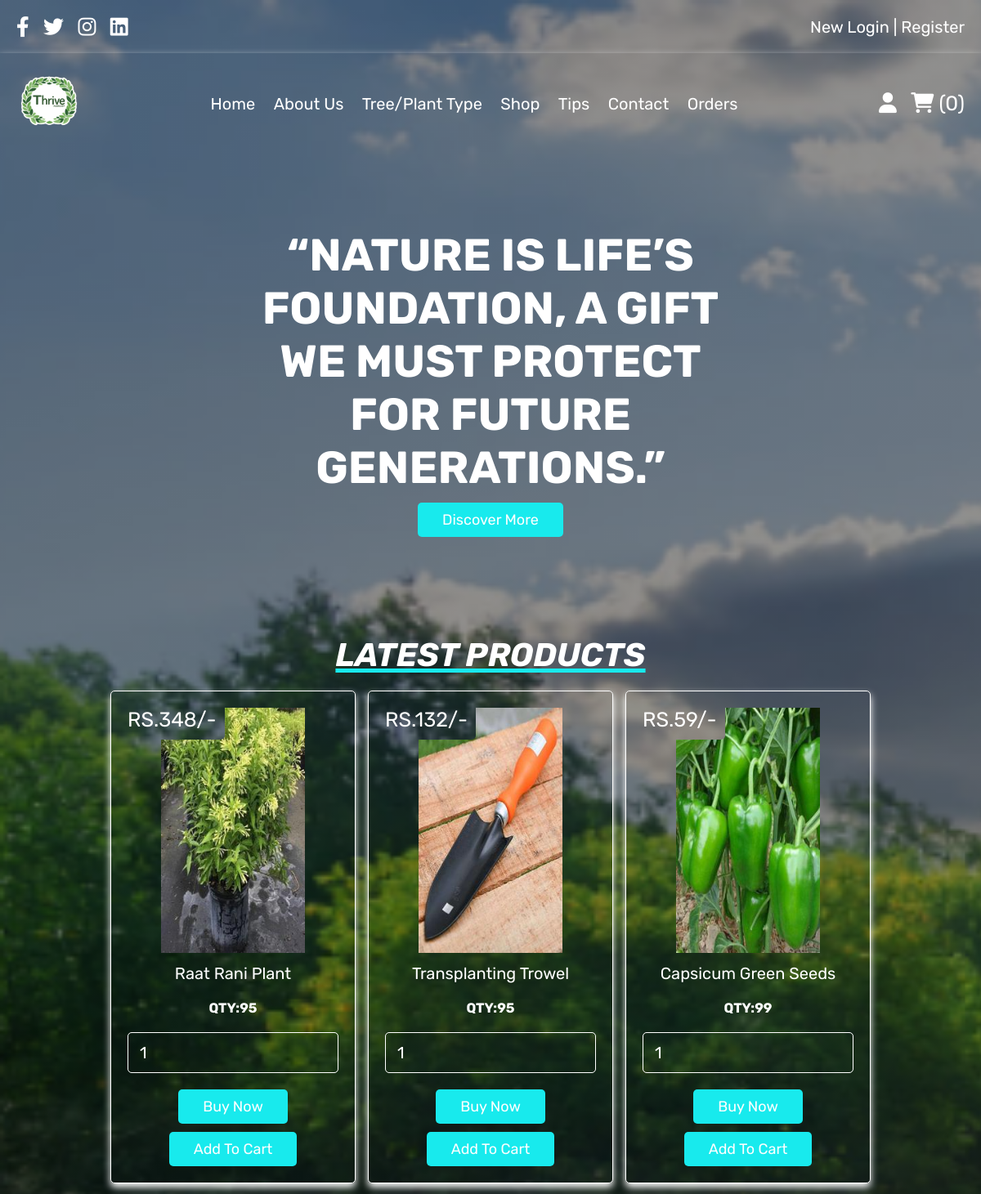
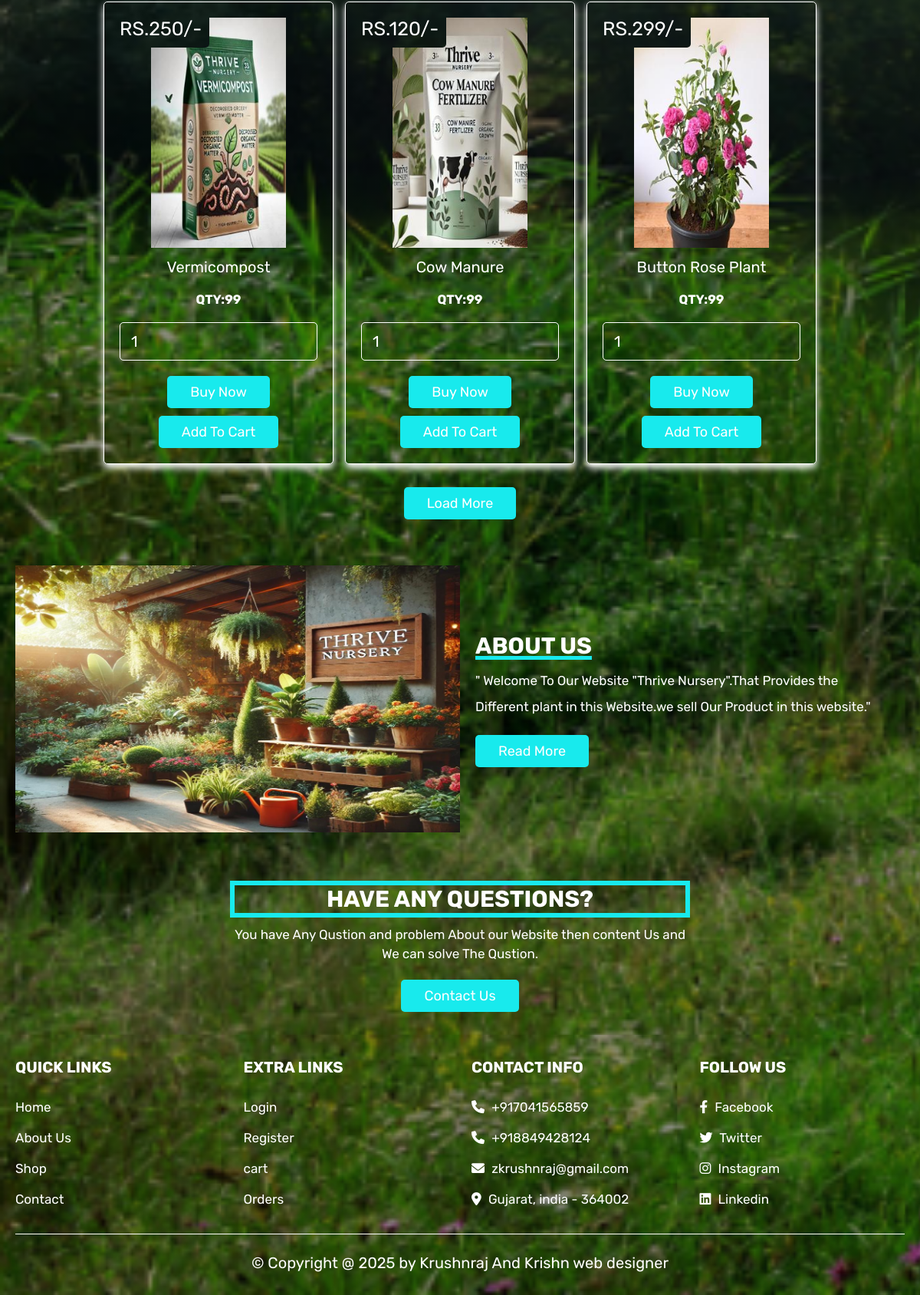
The app's page /home.php with its own data (2 pictures, top to bottom).
### tables this page shows
CREATE TABLE `products` (
  `product_id` int(10) NOT NULL,
  `name` varchar(25) NOT NULL,
  `p_type` varchar(20) DEFAULT NULL,
  `price` int(10) NOT NULL,
  `image` varchar(20) NOT NULL,
  `qty` int(3) DEFAULT NULL
);

### home.php (the view, shortened to what this page needs)
<?php
include 'config.php';
?>
<!DOCTYPE html>
<html lang="en">
<head>
   <link rel="stylesheet" href="https://cdnjs.cloudflare.com/ajax/libs/font-awesome/6.0.0/css/all.min.css">
   <link rel="stylesheet" href="css/style.css">
</head>
<body>
<?php include 'header.php'; ?>
<section class="home">
<div class="content">
      <h3 style="background-color:black;" >“Nature is life’s foundation, a gift we must protect for future generations.”</h3>
      <a href="about.php" class="white-btn">Discover more</a>
   </div>
</section>
<section class="products">
   <h1 class="title" style="text-decoration:5px underline; text-decoration-color:rgb(24, 234, 237);"><i>Latest products</i></h1>
   <div class="box-container">
      <?php
         $select_products = mysqli_query($conn, "SELECT * FROM `products` LIMIT 6") or die('query failed');
         if(mysqli_num_rows($select_products) > 0){
            while($fetch_products = mysqli_fetch_assoc($select_products)){
      ?>
     <form action="" method="post" class="box">
     <img class="image" src="uploaded_img/<?php echo $fetch_products['image']; ?>" alt="">
      <div class="name"><?php echo $fetch_products['name']; ?></div>
      <div class="name"><h5>QTY:<?php echo $fetch_products['qty']; ?></h5></div>
      <input type="number" min="1" max="<?php echo $fetch_products['qty'];  ?>" name="product_quantity" value="1" class="qty">
      <div class="price"><?php echo 'RS.'. $fetch_products['price']; ?>/-</div>
      <input type="submit" value="Buy Now" name="b1" class="btn">
      <input type="submit" value="Add To Cart" name="add_to_cart" class="btn">
     </form>
      <?php
         }
      }else{
         echo '<p class="empty">no products added yet!</p>';
      }
      ?>
   </div>
   <div class="load-more" style="margin-top: 2rem; text-align:center">
      <a href="shop.php" class="option-btn" style="background-color:rgb(24, 234, 237);">Load more</a>
   </div>
</section>
<section class="about">
   <div class="flex">
      <div class="image">
         <img src="images/about_img.jpg" alt="">
      </div>
      <div class="content">
         <h3 style="text-decoration:5px underline; text-decoration-color:rgb(24, 234, 237);">About us</h3>
         <p>" Welcome To Our Website "Thrive Nursery".That Provides the Different plant in this Website.we sell Our Product in this website." </p>
         <a href="about.php" class="btn">Read more</a>
      </div>
   </div>
</section>
<section class="home-contact">
   <div class="content">
      <h3 style="border:6px solid rgb(24, 234, 237);">Have Any Questions?</h3>
      <p>You have Any Qustion and problem About our Website then content Us and We can solve The Qustion.</p>
      <a href="contact.php" class="white-btn">Contact us</a>
   </div>
</section>
<?php include 'footer.php'; ?>
</body>
</html>

### header.php (shortened to what this page needs)
<?php
$user_id = $_SESSION['user_id'];
?>
<header class="header">
   <div class="header-1">
      <div class="flex">
         <div class="share">
            <a href="#" class="fab fa-facebook-f"></a>
            <a href="#" class="fab fa-twitter"></a>
            <a href="#" class="fab fa-instagram"></a>
            <a href="#" class="fab fa-linkedin"></a>
         </div>
         <p> <?php if($_SESSION['user_name']  == NULL) { ?>New
            <a href="login.php">Login</a>
         | <a href="register.php">Register</a> </p>
         <?php } ?>
      </div>
   </div>
   <div class="header-2">
      <div class="flex">
         <a href="home.php"><img src="images/logo.png"  class="logo" alt="" width="80px" height="80px" style="margin-right20%;"></a>
         <nav class="navbar">
            <a href="home.php">Home</a>
            <a href="about.php">About Us</a>
            <a href="treetype.php">Tree/Plant Type</a>
            <a href="shop.php">Shop</a>
            <a href="tip.php">Tips</a>
            <a href="contact.php">Contact</a>
            <a href="orders.php">Orders</a>
         </nav>
         <div class="icons">
            <div id="user-btn" class="fas fa-user"></div>
            <?php
               $select_cart_number = mysqli_query($conn, "SELECT * FROM `cart` WHERE user_id = '$user_id'") or die('query failed');
               $cart_rows_number = mysqli_num_rows($select_cart_number);
            ?>
            <a href="cart.php"> <i class="fas fa-shopping-cart"></i> <span>(<?php echo $cart_rows_number; ?>)</span> </a>
         </div>
      </div>
   </div>
</header>

### footer.php
<section class="footer">
   <div class="box-container">
      <div class="box">
         <h3>Quick Links</h3>
         <a href="home.php">Home</a>
         <a href="about.php">About Us</a>
         <a href="shop.php">Shop</a>
         <a href="contact.php">Contact</a>
      </div>
      <div class="box">
         <h3>Extra Links</h3>
         <a href="login.php">Login</a>
         <a href="register.php">Register</a>
         <a href="cart.php">cart</a>
         <a href="orders.php">Orders</a>
      </div>
      <div class="box">
         <h3>Contact Info</h3>
         <p> <i class="fas fa-phone"></i> +917041565859 </p>
         <p> <i class="fas fa-phone"></i> +918849428124 </p>
         <p> <i class="fas fa-envelope"></i> zkrushnraj@gmail.com </p>
         <p> <i class="fas fa-map-marker-alt"></i> Gujarat, india - 364002 </p>
      </div>
      <div class="box">
         <h3>Follow Us</h3>
         <a href="#"> <i class="fab fa-facebook-f"></i> Facebook </a>
         <a href="#"> <i class="fab fa-twitter"></i> Twitter </a>
         <a href="#"> <i class="fab fa-instagram"></i> Instagram </a>
         <a href="#"> <i class="fab fa-linkedin"></i> Linkedin </a>
      </div>
   </div>
   <p class="credit"> &copy; Copyright  @ <?php echo date('Y'); ?> by <span>Krushnraj And Krishn web designer</span> </p>
</section>

### records on screen
products: image (picture), name "Raat Rani Plant", qty "95", price "348"
products: image (picture), name "Transplanting Trowel", qty "95", price "132"
products: image (picture), name "Capsicum Green Seeds", qty "99", price "59"
products: image (picture), name "Vermicompost", qty "99", price "250"
products: image (picture), name "Cow Manure", qty "99", price "120"
products: image (picture), name "Button Rose Plant", qty "99", price "299"

### other values on screen
$cart_rows_number "0"
